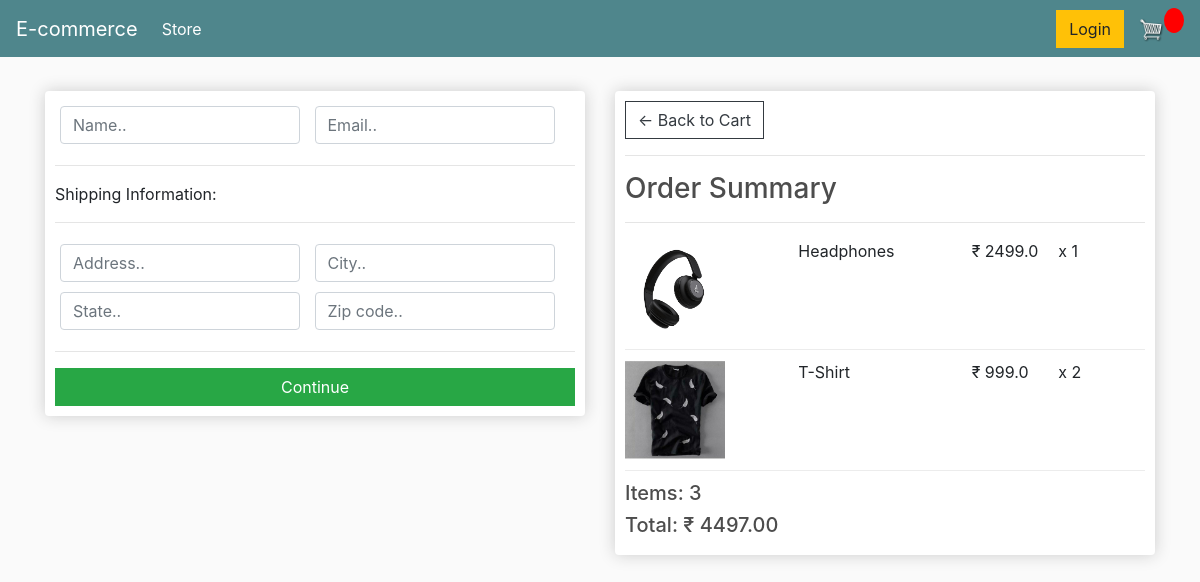
/checkout/ (signed in), run on an earlier commit of the app's database.
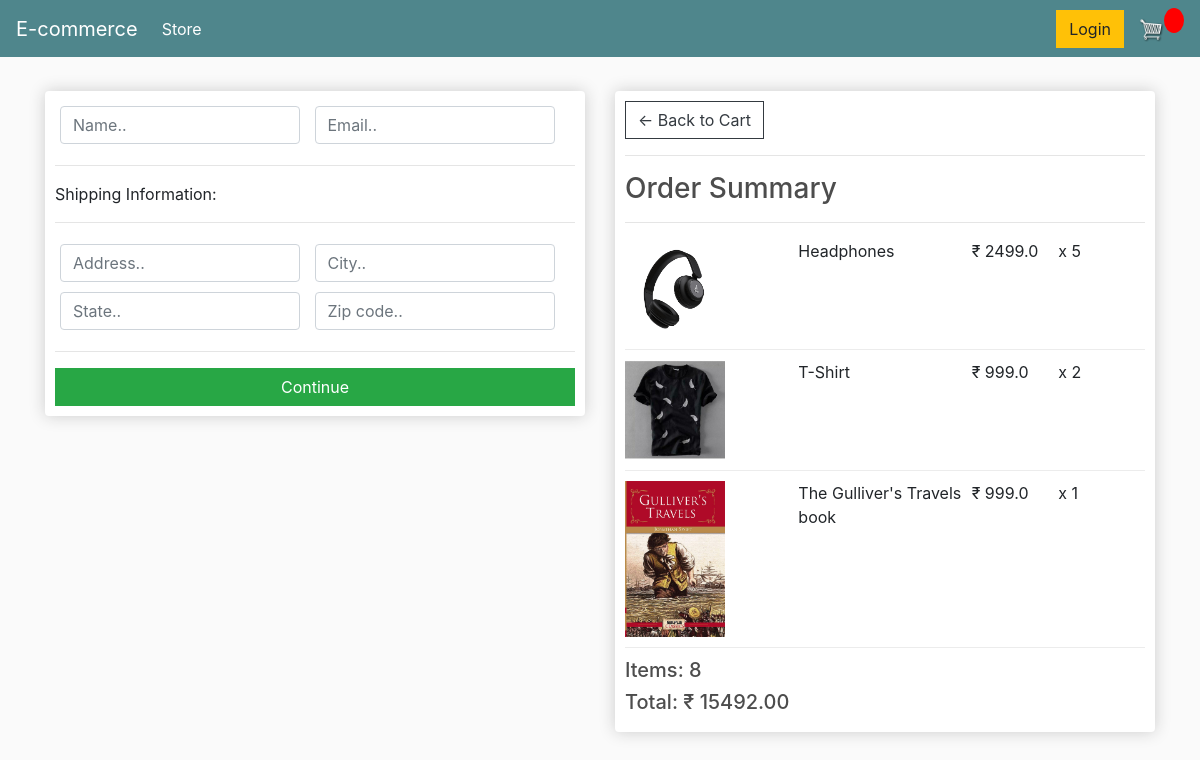
And on a later commit of the database.
### store/models.py (models this page shows, shortened)
class OrderItem(models.Model):
    product = models.ForeignKey(Product, on_delete=models.SET_NULL, blank=True, null=True)
    order = models.ForeignKey(Order, on_delete=models.SET_NULL, blank=True, null=True)
    quantity = models.IntegerField(default=0, blank=True)
    date_added = models.DateTimeField(auto_now_add=True)
    @property
    def get_total(self):
        total = self.product.price * self.quantity
        return total

class Product(models.Model):
    name = models.CharField(max_length=200, null=True)
    price = models.FloatField()
    digital = models.BooleanField(default=False)
    image = models.ImageField(upload_to = 'product/', null=True, blank=True)
    @property
    def imageURL(self):
        try:
            url = self.image.url
        except:
            url = ''
        return url

class Order(models.Model):
    customer = models.ForeignKey(Customer, on_delete=models.SET_NULL, blank=True, null=True)
    date_ordered = models.DateTimeField(auto_now_add=True)
    complete = models.BooleanField(default=False, null=True, blank=True)
    transaction_id = models.CharField(max_length=100, null=True)
    @property
    def get_cart_total(self):
        orderitems = self.orderitem_set.all()
        total = sum([item.get_total for item in orderitems])
        return total
    @property
    def get_cart_items(self):
        orderitems = self.orderitem_set.all()
        total = sum([item.quantity for item in orderitems])
        return total

### store/views.py (the view)
# urls.py: path('checkout/', views.checkout, name="checkout"),
def checkout(request):
    if request.user.is_authenticated:
        customer = request.user.customer
        order, created = Order.objects.get_or_create(customer=customer, complete=False)
        items = order.orderitem_set.all()
    else:
        items = []
        order = {'get_cat_total':0, 'get_cat_items':0}
    context = {'items':items, 'order':order}
    return render(request, 'store/checkout.html', context)

### store/templates/store/checkout.html (shortened to what this page needs)
{% extends 'store/main.html' %}
{% load static %}
{% block content %}
<div class="row">
	<div class="col-lg-6">
		<div class="box-element" id="form-wrapper">
               <form id="form">
                    <div id="user-info">
                         <div class="form-field">
                              <input required class="form-control" type="text" name="name" placeholder="Name..">
                         </div>
                         <div class="form-field">
                              <input required class="form-control" type="email" name="email" placeholder="Email..">
                         </div>
                    </div>
                    <div id="shipping-info">
                         <hr>
                         <p>Shipping Information:</p>
                         <hr>
                         <div class="form-field">
                              <input class="form-control" type="text" name="address" placeholder="Address..">
                         </div>
                         <div class="form-field">
                              <input class="form-control" type="text" name="city" placeholder="City..">
                         </div>
                         <div class="form-field">
                              <input class="form-control" type="text" name="state" placeholder="State..">
                         </div>
                         <div class="form-field">
                              <input class="form-control" type="text" name="zipcode" placeholder="Zip code..">
                         </div>
                    </div>
                    <hr>
                    <input id="form-button" class="btn btn-success btn-block" type="submit" value="Continue">
               </form>
		</div>
          <br>
	</div>
	<div class="col-lg-6">
		<div class="box-element">
               <a  class="btn btn-outline-dark" href="{% url 'store:cart' %}">&#x2190; Back to Cart</a>
               <hr>
               <h3>Order Summary</h3>
               <hr>
               {% for  item in items %}
               <div class="cart-row">
                    <div style="flex:2"><img class="row-image" src="{{item.product.imageURL}}"></div>
                    <div style="flex:2"><p>{{item.product.name}}</p></div>
                    <div style="flex:1"><p>₹ {{item.product.price}}</p></div>
                    <div style="flex:1"><p>x {{item.quantity}}</p></div>
               </div>
               {% endfor %}
               <h5>Items:   {{order.get_cart_items}}</h5>
               <h5>Total:    ₹ {{order.get_cart_total|floatformat:2}}</h5>
          </div>
	</div>
</div>
{% endblock content %}

What changed in the data, as far as the page shows it:
changed OrderItem "Headphones": quantity "1" → "5"
added OrderItem: product.imageURL (picture), product.name "The Gulliver's Travels book", product.price "999.0", quantity "1"
changed through a linked row, Order: get_cart_items "3" → "8"; get_cart_total "4497.00" → "15492.00"
